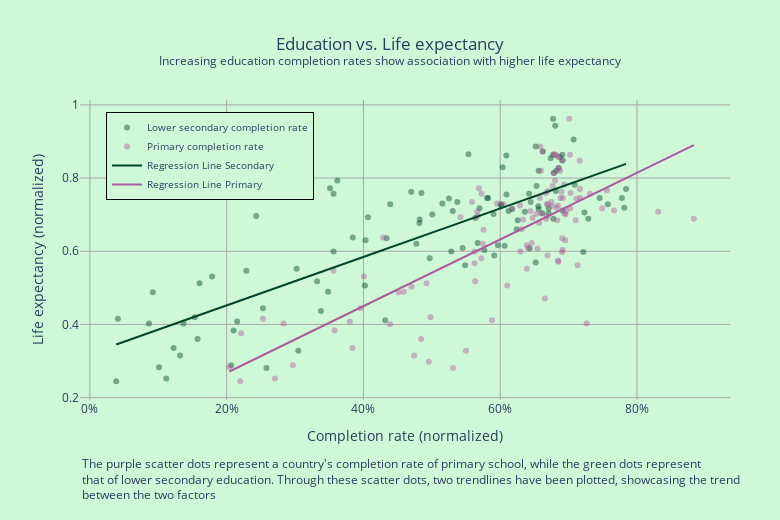

Notebook code cell kept with this figure:
### Markdown cell above
## The impact of Education and GDP on Life Expectancy

The first perspective holds that education and Gross Domestic Product (GDP) are the primary factors influencing a country's life expectancy. This view is built upon the idea that higher levels of education lead to better health awareness and healthcare access. Supplementary to this, a strong GDP ensures that resources required for public healthcare are made available. According to this perspective, these two factors alone are sufficient enough to explain the variations in life expectancy across all countries. When comparing lower secondary and primary school completion rates , we find two positive regression lines:

### Code cell
%run edu_vs_life_scatter.ipynb
